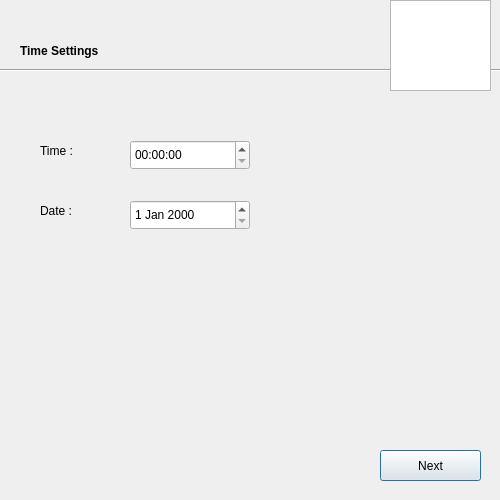
<?xml version="1.0" encoding="UTF-8"?>
<ui version="4.0">
 <class>TimeSetting</class>
 <widget class="QDialog" name="TimeSetting">
  <property name="geometry">
   <rect>
    <x>0</x>
    <y>0</y>
    <width>500</width>
    <height>500</height>
   </rect>
  </property>
  <property name="windowTitle">
   <string>Dialog</string>
  </property>
  <widget class="QLabel" name="WelcomeLabelText">
   <property name="geometry">
    <rect>
     <x>20</x>
     <y>40</y>
     <width>331</width>
     <height>21</height>
    </rect>
   </property>
   <property name="font">
    <font>
     <weight>75</weight>
     <bold>true</bold>
    </font>
   </property>
   <property name="text">
    <string>Time Settings</string>
   </property>
  </widget>
  <widget class="Line" name="line">
   <property name="geometry">
    <rect>
     <x>0</x>
     <y>60</y>
     <width>671</width>
     <height>20</height>
    </rect>
   </property>
   <property name="orientation">
    <enum>Qt::Horizontal</enum>
   </property>
  </widget>
  <widget class="QTimeEdit" name="timeEdit">
   <property name="geometry">
    <rect>
     <x>130</x>
     <y>140</y>
     <width>120</width>
     <height>30</height>
    </rect>
   </property>
   <property name="displayFormat">
    <string>HH:mm:ss</string>
   </property>
  </widget>
  <widget class="QDateEdit" name="dateEdit">
   <property name="geometry">
    <rect>
     <x>130</x>
     <y>200</y>
     <width>120</width>
     <height>30</height>
    </rect>
   </property>
  </widget>
  <widget class="QLabel" name="DateLabel">
   <property name="geometry">
    <rect>
     <x>40</x>
     <y>200</y>
     <width>67</width>
     <height>21</height>
    </rect>
   </property>
   <property name="text">
    <string>Date :</string>
   </property>
  </widget>
  <widget class="QLabel" name="TimeLabel">
   <property name="geometry">
    <rect>
     <x>40</x>
     <y>140</y>
     <width>67</width>
     <height>21</height>
    </rect>
   </property>
   <property name="text">
    <string>Time :</string>
   </property>
  </widget>
  <widget class="QPushButton" name="NextPush">
   <property name="geometry">
    <rect>
     <x>380</x>
     <y>450</y>
     <width>101</width>
     <height>31</height>
    </rect>
   </property>
   <property name="text">
    <string>Next</string>
   </property>
  </widget>
  <widget class="QGraphicsView" name="graphicsView">
   <property name="geometry">
    <rect>
     <x>390</x>
     <y>0</y>
     <width>101</width>
     <height>91</height>
    </rect>
   </property>
   <property name="styleSheet">
    <string notr="true">border-image: url(:/Languages/build-MyMosqu-Desktop-Debug/Untitled-1.png);</string>
   </property>
  </widget>
 </widget>
 <resources/>
 <connections/>
</ui>
